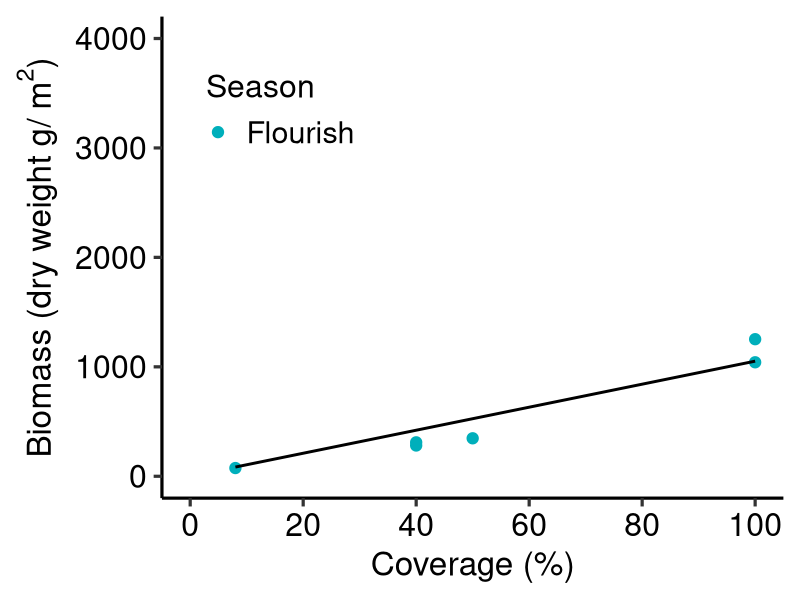
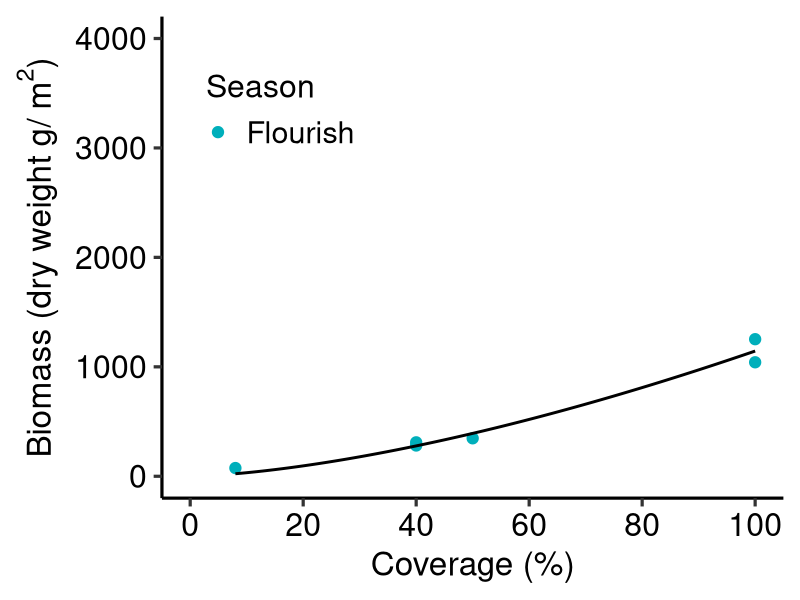
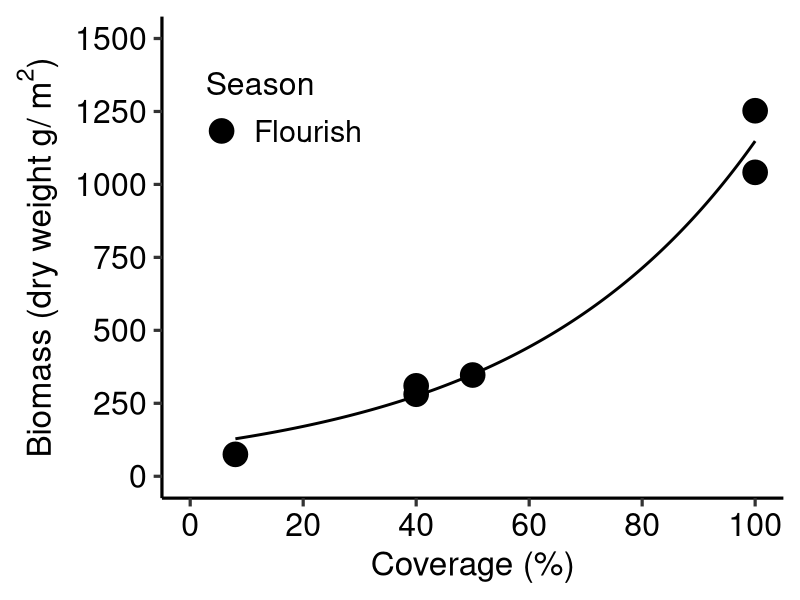
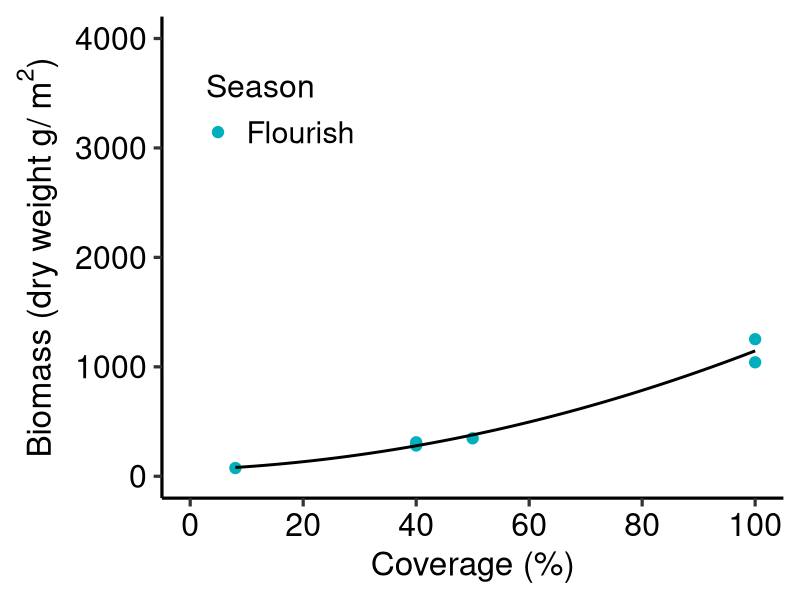
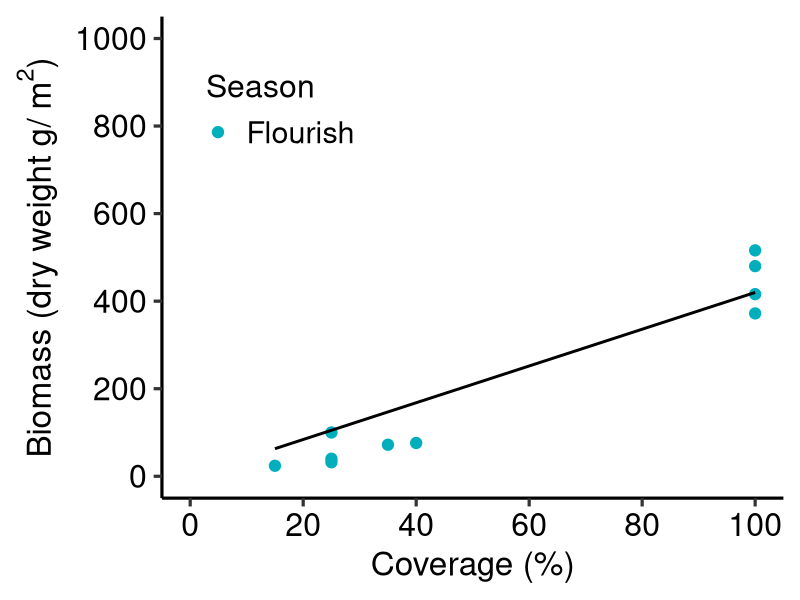
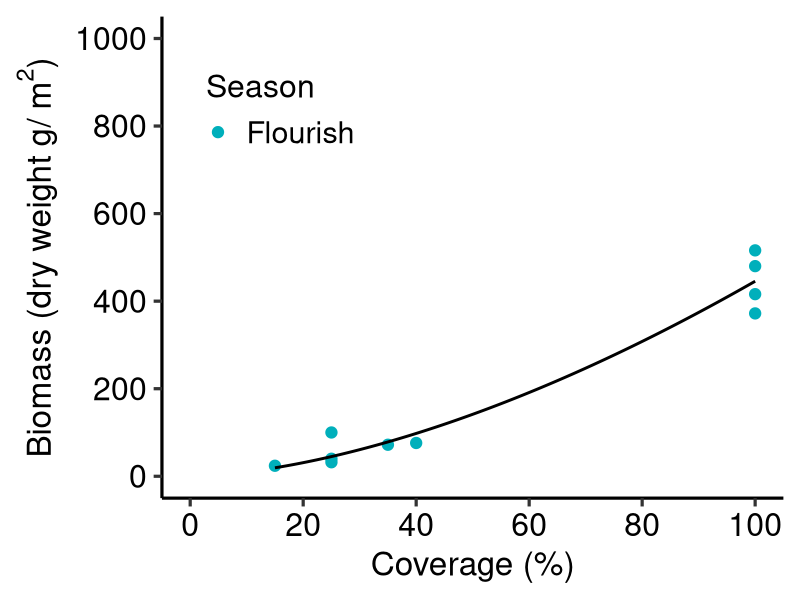
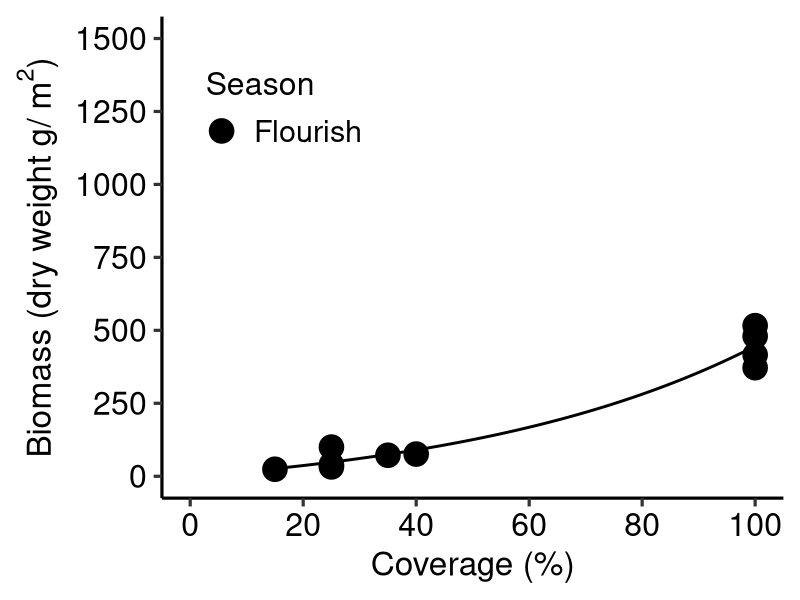
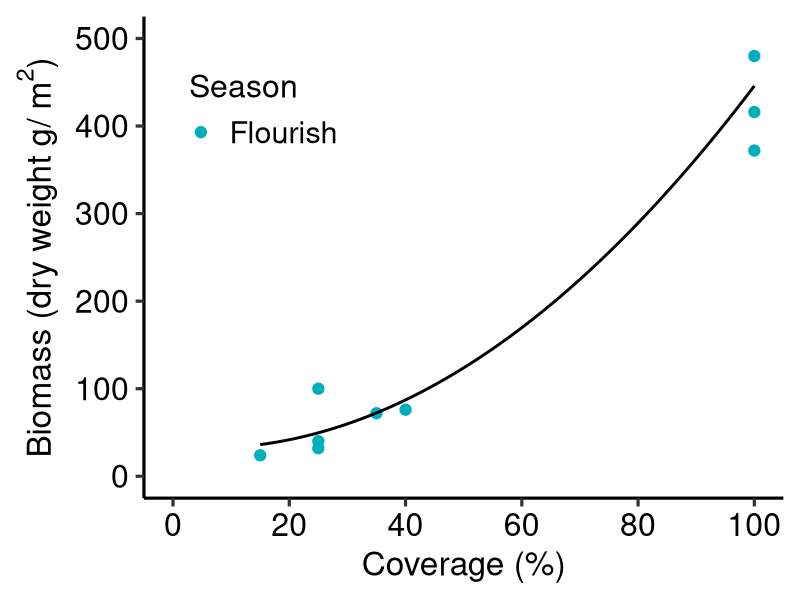

Write the R code that produced these figures, in order.
rm(list=ls())
library(nlme)
library(ggplot2)

SubtropHond<-read.csv("Surgassum_subtropical.csv",stringsAsFactors = TRUE)
SubtropHond$Season <- factor(SubtropHond$Season, levels = c("Flourish","Decline") )
names(SubtropHond)



####### SouthPacific  ##########
SubtropHond_SouthPacific<-subset(SubtropHond,SubtropHond$Region=="SouthPacific")


####線形モデル#####
model1 <- nls(DW_g_m2~ a*Cover,
              start = list(a=50),data = SubtropHond_SouthPacific)
summary(model1)
AIC(model1)
BIC(model1)

####累乗モデル#####
model2 <- nls(DW_g_m2~ a*Cover^b,
              start = list(a=1.444,b = 1.3181),data = SubtropHond_SouthPacific,
              control = list(maxiter = 50000, warnOnly = TRUE),
              trace=TRUE)
summary(model2)
AIC(model2)
BIC(model2)

####指数モデル#####
model3 <- nls(DW_g_m2~ a*exp(b*Cover),
              start = list(a=17.5,b =0.048), data = SubtropHond_SouthPacific,
              control = list(maxiter = 50000, warnOnly = TRUE),
              trace=TRUE)

summary(model3)
AIC(model3)
BIC(model3)

model3_2 <- nls(DW_g_m2~ a*exp(b*Cover)-a,
              start = list(a=17.5,b =0.048), data = SubtropHond_SouthPacific,
              control = list(maxiter = 50000, warnOnly = TRUE),
              trace=TRUE)

summary(model3_2)
AIC(model3_2)
BIC(model3_2)

####二次関数モデル#####
model4 <- nls(DW_g_m2~ a*Cover^2 + b*Cover + c,
              start = list(a=-0.2, b=20,c=-50), 
              control = list(maxiter = 50000, warnOnly = TRUE),
              data =  SubtropHond_SouthPacific)
summary(model4)
AIC(model4)
BIC(model4)

######Plot line  SouthPacific ##########
#Model1
dummy_SouthPacific<- expand.grid(Cover=seq(min(SubtropHond_SouthPacific$Cover),
                                            max(SubtropHond_SouthPacific$Cover),length=1000))
pred_SouthPacific1<- predict(model1,newdata=dummy_SouthPacific,se.fit=T)
dummy_SouthPacific$DW1<-pred_SouthPacific1

plot_SouthPacific1<-ggplot(data=SubtropHond_SouthPacific, aes(x=Cover, y=DW_g_m2,color = Season)) + 
  xlab("Coverage (%)")+ 
  ylab(expression(paste("Biomass (dry weight g/ ",{m^2},")",sep="")))+
  geom_point(size=3.5)+
  scale_x_continuous(breaks=seq(0, 100,length=6),limits=c(0,100))+
  scale_y_continuous(breaks=seq(0, 4000,length=5),limits=c(0,4000))+ 
  scale_color_manual(labels = c("Flourish", "Decline"),values = c("#00AFBB","#FC4E07"))+
  labs(color='Season')+
  geom_line(data=dummy_SouthPacific, aes(x=Cover, y=DW1),linewidth=1,color="black",inherit.aes = FALSE)+
  theme_classic(base_size = 24, base_family = "sans")+
  theme(axis.text = element_text(color="black",size=23))+
  theme(legend.justification=c(0.02,0.02), legend.position=c(0.05,0.7), 
        legend.title=element_text(size=23),legend.text =  element_text(size = 22))
plot_SouthPacific1


#Model2
dummy_SouthPacific<- expand.grid(Cover=seq(min(SubtropHond_SouthPacific$Cover),
                                            max(SubtropHond_SouthPacific$Cover),length=1000))
pred_SouthPacific2<- predict(model2,newdata=dummy_SouthPacific,se.fit=T)
dummy_SouthPacific$DW2<-pred_SouthPacific2

plot_SouthPacific2<-ggplot(data=SubtropHond_SouthPacific, aes(x=Cover, y=DW_g_m2,color = Season)) + 
  xlab("Coverage (%)")+ 
  ylab(expression(paste("Biomass (dry weight g/ ",{m^2},")",sep="")))+
  geom_point(size=3.5)+
  scale_x_continuous(breaks=seq(0, 100,length=6),limits=c(0,100))+
  scale_y_continuous(breaks=seq(0, 4000,length=5),limits=c(0,4000))+ 
  scale_color_manual(labels = c("Flourish", "Decline"),values = c("#00AFBB","#FC4E07"))+
  labs(color='Season')+
  geom_line(data=dummy_SouthPacific, aes(x=Cover, y=DW2),linewidth=1,color="black",inherit.aes = FALSE)+
  theme_classic(base_size = 24, base_family = "sans")+
  theme(axis.text = element_text(color="black",size=23))+
  theme(legend.justification=c(0.02,0.02), legend.position=c(0.05,0.7), 
        legend.title=element_text(size=23),legend.text =  element_text(size = 22))
plot_SouthPacific2

#Model3
dummy_SouthPacific<- expand.grid(Cover=seq(min(SubtropHond_SouthPacific$Cover),
                                           max(SubtropHond_SouthPacific$Cover),length=1000))
pred_SouthPacific3<- predict(model3,newdata=dummy_SouthPacific,se.fit=T)
dummy_SouthPacific$DW3<-pred_SouthPacific3

plot_SouthPacific3<-ggplot(data=SubtropHond_SouthPacific, aes(x=Cover, y=DW_g_m2,color = Season)) + 
  xlab("Coverage (%)")+ 
  ylab(expression(paste("Biomass (dry weight g/ ",{m^2},")",sep="")))+
  geom_point(size=8)+
  scale_x_continuous(breaks=seq(0, 100,length=6),limits=c(0,100))+
  scale_y_continuous(breaks=seq(0, 1500,length=7),limits=c(0,1500))+ 
  scale_color_manual(labels = c("Flourish", "Decline"),values = c("black","grey"))+
  labs(color='Season')+
  geom_line(data=dummy_SouthPacific, aes(x=Cover, y=DW3),linewidth=1,color="black",inherit.aes = FALSE)+
  theme_classic(base_size = 24, base_family = "sans")+
  theme(axis.text = element_text(color="black",size=23))+
  theme(legend.justification=c(0.02,0.02), legend.position=c(0.05,0.7), 
        legend.title=element_text(size=23),legend.text =  element_text(size = 22))
plot_SouthPacific3

#Model4
pred_SouthPacific4<- predict(model4,newdata=dummy_SouthPacific,se.fit=T)
dummy_SouthPacific$DW4<-pred_SouthPacific4

plot_SouthPacific4<-ggplot(data=SubtropHond_SouthPacific, aes(x=Cover, y=DW_g_m2,color = Season)) + 
  xlab("Coverage (%)")+ 
  ylab(expression(paste("Biomass (dry weight g/ ",{m^2},")",sep="")))+
  geom_point(size=3.5)+
  scale_x_continuous(breaks=seq(0, 100,length=6),limits=c(0,100))+
  scale_y_continuous(breaks=seq(0, 4000,length=5),limits=c(0,4000))+ 
  scale_color_manual(labels = c("Flourish", "Decline"),values = c("#00AFBB","#FC4E07"))+
  labs(color='Season')+
  geom_line(data=dummy_SouthPacific, aes(x=Cover, y=DW4),linewidth=1,color="black",inherit.aes = FALSE)+
  theme_classic(base_size = 24, base_family = "sans")+
  theme(axis.text = element_text(color="black",size=23))+
  theme(legend.justification=c(0.02,0.02), legend.position=c(0.05,0.7), 
        legend.title=element_text(size=23),legend.text =  element_text(size = 22))
plot_SouthPacific4

#width 600 * Height 500 save

####### EastChinaSea  ##########
SubtropHond_EastChinaSea<-subset(SubtropHond,SubtropHond$Region=="EastChinaSea")


####線形モデル#####
model1_EC <- nls(DW_g_m2~ a*Cover,
              start = list(a=50),data = SubtropHond_EastChinaSea)
summary(model1_EC)
AIC(model1_EC)
BIC(model1_EC)

####累乗モデル#####
model2_EC<- nls(DW_g_m2~ a*Cover^b,
              start = list(a=1.444,b = 1.3181),data = SubtropHond_EastChinaSea,
              control = list(maxiter = 50000, warnOnly = TRUE),
              trace=TRUE)
summary(model2_EC)
AIC(model2_EC)
BIC(model2_EC)

####指数モデル#####
model3_EC<- nls(DW_g_m2~ a*exp(b*Cover),
              start = list(a=17.5,b =0.048), data = SubtropHond_EastChinaSea,
              control = list(maxiter = 50000, warnOnly = TRUE),
              trace=TRUE)

summary(model3_EC)
AIC(model3_EC)
BIC(model3_EC)

model3_EC2<- nls(DW_g_m2~ a*exp(b*Cover)-a,
                start = list(a=17.5,b =0.048), data = SubtropHond_EastChinaSea,
                control = list(maxiter = 50000, warnOnly = TRUE),
                trace=TRUE)

summary(model3_EC2)
AIC(model3_EC2)
BIC(model3_EC2)

####二次関数モデル#####
model4_EC<- nls(DW_g_m2~ a*Cover^2 + b*Cover + c,
              start = list(a=-0.2, b=20,c=-50), 
              control = list(maxiter = 50000, warnOnly = TRUE),
              data =  SubtropHond_EastChinaSea)
summary(model4_EC)
AIC(model4_EC)
BIC(model4_EC)

######Plot line  EastChinaSea ##########
#Model1
dummy_EastChinaSea<- expand.grid(Cover=seq(min(SubtropHond_EastChinaSea$Cover),
                                            max(SubtropHond_EastChinaSea$Cover),length=1000))
pred_EastChinaSea1<- predict(model1_EC,newdata=dummy_EastChinaSea,se.fit=T)
dummy_EastChinaSea$DW1<-pred_EastChinaSea1

plot_EastChinaSea1<-ggplot(data=SubtropHond_EastChinaSea, aes(x=Cover, y=DW_g_m2,color = Season)) + 
  xlab("Coverage (%)")+ 
  scale_x_continuous(breaks=seq(0, 100,length=6),limits=c(0,100))+
  ylab(expression(paste("Biomass (dry weight g/ ",{m^2},")",sep="")))+
  geom_point(size=3.5)+
  scale_x_continuous(breaks=seq(0, 100,length=6),limits=c(0,100))+
  scale_y_continuous(breaks=seq(0, 1000,length=6),limits=c(0,1000))+ 
  scale_color_manual(labels = c("Flourish", "Decline"),values = c("#00AFBB","#FC4E07"))+
  labs(color='Season')+
  geom_line(data=dummy_EastChinaSea, aes(x=Cover, y=DW1),linewidth=1,color="black",inherit.aes = FALSE)+
  theme_classic(base_size = 24, base_family = "sans")+
  theme(axis.text = element_text(color="black",size=23))+
  theme(legend.justification=c(0.02,0.02), legend.position=c(0.05,0.7), 
        legend.title=element_text(size=23),legend.text =  element_text(size = 22))
plot_EastChinaSea1


#Model2

pred_EastChinaSea2<- predict(model2_EC,newdata=dummy_EastChinaSea,se.fit=T)
dummy_EastChinaSea$DW2<-pred_EastChinaSea2

plot_EastChinaSea2<-ggplot(data=SubtropHond_EastChinaSea, aes(x=Cover, y=DW_g_m2,color = Season)) + 
  xlab("Coverage (%)")+ 
  ylab(expression(paste("Biomass (dry weight g/ ",{m^2},")",sep="")))+
  geom_point(size=3.5)+
  scale_color_manual(labels = c("Flourish", "Decline"),values = c("#00AFBB","#FC4E07"))+
  labs(color='Season')+
  xlab("Coverage (%)")+ 
  scale_x_continuous(breaks=seq(0, 100,length=6),limits=c(0,100))+
  scale_y_continuous(breaks=seq(0, 1000,length=6),limits=c(0,1000))+ 
  geom_line(data=dummy_EastChinaSea, aes(x=Cover, y=DW2),linewidth=1,color="black",inherit.aes = FALSE)+
  theme_classic(base_size = 24, base_family = "sans")+
  theme(axis.text = element_text(color="black",size=23))+
  theme(legend.justification=c(0.02,0.02), legend.position=c(0.05,0.7), 
        legend.title=element_text(size=23),legend.text =  element_text(size = 22))
plot_EastChinaSea2

#Model3
dummy_EastChinaSea<- expand.grid(Cover=seq(min(SubtropHond_EastChinaSea$Cover),
                                           max(SubtropHond_EastChinaSea$Cover),length=1000))
pred_EastChinaSea3<- predict(model3_EC2,newdata=dummy_EastChinaSea,se.fit=T)
dummy_EastChinaSea$DW3<-pred_EastChinaSea3

plot_EastChinaSea3<-ggplot(data=SubtropHond_EastChinaSea, aes(x=Cover, y=DW_g_m2,color = Season)) + 
  xlab("Coverage (%)")+ 
  ylab(expression(paste("Biomass (dry weight g/ ",{m^2},")",sep="")))+
  scale_x_continuous(breaks=seq(0, 100,length=6),limits=c(0,100))+
  scale_y_continuous(breaks=seq(0, 1500,length=7),limits=c(0,1500))+ 
  geom_point(size=8)+
  scale_color_manual(labels = c("Flourish", "Decline"),values = c("black","grey"))+
  labs(color='Season')+
  geom_line(data=dummy_EastChinaSea, aes(x=Cover, y=DW3),linewidth=1,color="black",inherit.aes = FALSE)+
  theme_classic(base_size = 24, base_family = "sans")+
  theme(axis.text = element_text(color="black",size=23))+
  theme(legend.justification=c(0.02,0.02), legend.position=c(0.05,0.7), 
        legend.title=element_text(size=23),legend.text =  element_text(size = 22))
plot_EastChinaSea3

#Model4
pred_EastChinaSea4<- predict(model4_EC,newdata=dummy_EastChinaSea,se.fit=T)
dummy_EastChinaSea$DW4<-pred_EastChinaSea4

plot_EastChinaSea4<-ggplot(data=SubtropHond_EastChinaSea, aes(x=Cover, y=DW_g_m2,color = Season)) + 
  xlab("Coverage (%)")+ 
  ylab(expression(paste("Biomass (dry weight g/ ",{m^2},")",sep="")))+
  scale_x_continuous(breaks=seq(0, 100,length=6),limits=c(0,100))+
  ylim(0,500)+
  geom_point(size=3.5)+
  scale_color_manual(labels = c("Flourish", "Decline"),values = c("#00AFBB","#FC4E07"))+
  labs(color='Season')+
  geom_line(data=dummy_EastChinaSea, aes(x=Cover, y=DW4),linewidth=1,color="black",inherit.aes = FALSE)+
  theme_classic(base_size = 24, base_family = "sans")+
  theme(axis.text = element_text(color="black",size=23))+
  theme(legend.justification=c(0.02,0.02), legend.position=c(0.05,0.7), 
        legend.title=element_text(size=23),legend.text =  element_text(size = 22))
plot_EastChinaSea4

#width 600 * Height 500 save

####### Ryukyu  ##########
SubtropHond_Ryukyu<-subset(SubtropHond,SubtropHond$Region=="Ryukyu")


####線形モデル#####
model1_RK <- nls(DW_g_m2~ a*Cover,
                 start = list(a=50),data = SubtropHond_Ryukyu)
summary(model1_RK)
AIC(model1_RK)
BIC(model1_RK)

####累乗モデル#####
model2_RK<- nls(DW_g_m2~ a*Cover^b,
                start = list(a=1.444,b = 1.3181),data = SubtropHond_Ryukyu,
                control = list(maxiter = 50000, warnOnly = TRUE),
                trace=TRUE)
summary(model2_RK)
AIC(model2_RK)
BIC(model2_RK)

####指数モデル#####
model3_RK<- nls(DW_g_m2~ a*exp(b*Cover),
                start = list(a=17.5,b =0.048), data = SubtropHond_Ryukyu,
                control = list(maxiter = 50000, warnOnly = TRUE),
                trace=TRUE)
summary(model3_RK)
AIC(model3_RK)
BIC(model3_RK)

model3_RK2<- nls(DW_g_m2~ a*exp(b*Cover)-a,
                start = list(a=17.5,b =0.048), data = SubtropHond_Ryukyu,
                control = list(maxiter = 50000, warnOnly = TRUE),
                trace=TRUE)
summary(model3_RK2)
AIC(model3_RK2)
BIC(model3_RK2)

####二次関数モデル#####
model4_RK<- nls(DW_g_m2~ a*Cover^2 + b*Cover + c,
                start = list(a=-0.2, b=20,c=-50), 
                control = list(maxiter = 50000, warnOnly = TRUE),
                data =  SubtropHond_Ryukyu)
summary(model4_RK)
AIC(model4_RK)
BIC(model4_RK)

######Plot line  Ryukyu ##########
#Model1
dummy_Ryukyu<- expand.grid(Cover=seq(min(SubtropHond_Ryukyu$Cover),
                                           max(SubtropHond_Ryukyu$Cover),length=1000))
pred_Ryukyu1<- predict(model1_RK,newdata=dummy_Ryukyu,se.fit=T)
dummy_Ryukyu$DW1<-pred_Ryukyu1

plot_Ryukyu1<-ggplot(data=SubtropHond_Ryukyu, aes(x=Cover, y=DW_g_m2,color = Season)) + 
  xlab("Coverage (%)")+ 
  ylab(expression(paste("Biomass (dry weight g/ ",{m^2},")",sep="")))+
  geom_point(size=8)+
  scale_x_continuous(breaks=seq(0, 100,length=6),limits=c(0,100))+
  scale_y_continuous(breaks=seq(0, 1500,length=7),limits=c(0,1500))+ 
  scale_color_manual(labels = c("Flourish", "Decline"),values = c("black","grey"))+
  labs(color='Season')+
  geom_line(data=dummy_Ryukyu, aes(x=Cover, y=DW1),linewidth=1,color="black",inherit.aes = FALSE)+
  theme_classic(base_size = 24, base_family = "sans")+
  theme(axis.text = element_text(color="black",size=23))+
  theme(legend.justification=c(0.02,0.02), legend.position=c(0.05,0.7), 
        legend.title=element_text(size=23),legend.text =  element_text(size = 22))
plot_Ryukyu1


#Model2

pred_Ryukyu2<- predict(model2_RK,newdata=dummy_Ryukyu,se.fit=T)
dummy_Ryukyu$DW2<-pred_Ryukyu2

plot_Ryukyu2<-ggplot(data=SubtropHond_Ryukyu, aes(x=Cover, y=DW_g_m2,color = Season)) + 
  xlab("Coverage (%)")+ 
  ylab(expression(paste("Biomass (dry weight g/ ",{m^2},")",sep="")))+
  geom_point(size=3.5)+
  scale_color_manual(labels = c("Flourish", "Decline"),values = c("#00AFBB","#FC4E07"))+
  labs(color='Season')+
  xlab("Coverage (%)")+ 
  scale_x_continuous(breaks=seq(0, 100,length=6),limits=c(0,100))+
  scale_y_continuous(breaks=seq(0, 1500,length=7),limits=c(0,1500))+ 
  geom_line(data=dummy_Ryukyu, aes(x=Cover, y=DW2),linewidth=1,color="black",inherit.aes = FALSE)+
  theme_classic(base_size = 24, base_family = "sans")+
  theme(axis.text = element_text(color="black",size=23))+
  theme(legend.justification=c(0.02,0.02), legend.position=c(0.05,0.7), 
        legend.title=element_text(size=23),legend.text =  element_text(size = 22))
plot_Ryukyu2

#Model3
pred_Ryukyu3<- predict(model3_RK,newdata=dummy_Ryukyu,se.fit=T)
dummy_Ryukyu$DW3<-pred_Ryukyu3

plot_Ryukyu3<-ggplot(data=SubtropHond_Ryukyu, aes(x=Cover, y=DW_g_m2,color = Season)) + 
  xlab("Coverage (%)")+ 
  ylab(expression(paste("Biomass (dry weight g/ ",{m^2},")",sep="")))+
  scale_x_continuous(breaks=seq(0, 100,length=6),limits=c(0,100))+
  ylim(0,500)+
  geom_point(size=3.5)+
  scale_color_manual(labels = c("Flourish", "Decline"),values = c("#00AFBB","#FC4E07"))+
  labs(color='Season')+
  geom_line(data=dummy_Ryukyu, aes(x=Cover, y=DW3),linewidth=1,color="black",inherit.aes = FALSE)+
  theme_classic(base_size = 24, base_family = "sans")+
  theme(axis.text = element_text(color="black",size=23))+
  theme(legend.justification=c(0.02,0.02), legend.position=c(0.05,0.7), 
        legend.title=element_text(size=23),legend.text =  element_text(size = 22))
plot_Ryukyu3

#Model4
pred_Ryukyu4<- predict(model4_RK,newdata=dummy_Ryukyu,se.fit=T)
dummy_Ryukyu$DW4<-pred_Ryukyu4

plot_Ryukyu4<-ggplot(data=SubtropHond_Ryukyu, aes(x=Cover, y=DW_g_m2,color = Season)) + 
  xlab("Coverage (%)")+ 
  ylab(expression(paste("Biomass (dry weight g/ ",{m^2},")",sep="")))+
  scale_x_continuous(breaks=seq(0, 100,length=6),limits=c(0,100))+
  ylim(0,500)+
  geom_point(size=3.5)+
  scale_color_manual(labels = c("Flourish", "Decline"),values = c("#00AFBB","#FC4E07"))+
  labs(color='Season')+
  geom_line(data=dummy_Ryukyu, aes(x=Cover, y=DW4),linewidth=1,color="black",inherit.aes = FALSE)+
  theme_classic(base_size = 24, base_family = "sans")+
  theme(axis.text = element_text(color="black",size=23))+
  theme(legend.justification=c(0.02,0.02), legend.position=c(0.05,0.7), 
        legend.title=element_text(size=23),legend.text =  element_text(size = 22))
plot_Ryukyu4

#width 600 * Height 500 save
